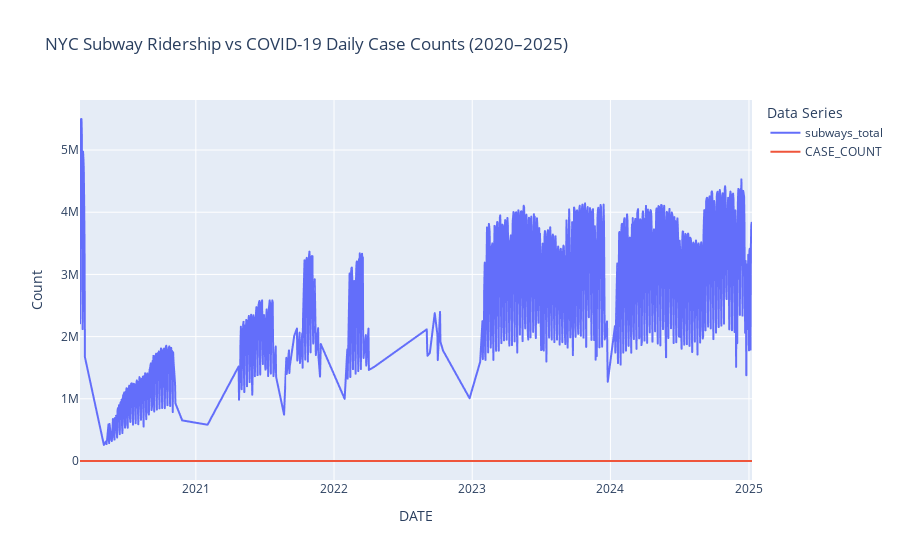

Source (notebook cell):
### Markdown cell above
## Visualizing Correlation Between Ridership and COVID Cases

First, plotting COVID cases and subway ridership on the same Y-axis.
The intention is to see whether both lines move together or in opposite directions.

But the visualization fails to show anything useful.
Why?

Because the scale of subway ridership (hundreds of thousands to millions) is far larger than the scale of COVID cases (hundreds to thousands).
As a result, the COVID line is nearly invisible.

This is an important realization: raw counts cannot be meaningfully compared on the same axis when their magnitudes differ dramatically.

So in the next step, I adjust the approach.

### Code cell
import plotly.express as px

fig = px.line(
    merged,
    x="DATE",
    y=["subways_total", "CASE_COUNT"],
    title="NYC Subway Ridership vs COVID-19 Daily Case Counts (2020–2025)",
    labels={"value": "Count", "variable": "Data Series"},
)

fig.show()

### Figure 1 — Plotly figure (JSON) as saved in the notebook; plotly's stock layout.template omitted (floating-point values rounded to 4 significant figures; data arrays with more than 128 entries replaced by an {"elided": "..."} marker saying what was removed)
{"data": [{"hovertemplate": "Data Series=subways_total<br>DATE=%{x}<br>Count=%{y}<extra></extra>", "legendgroup": "subways_total", "line": {"color": "#636efa", "dash": "solid"}, "marker": {"symbol": "circle"}, "mode": "lines", "name": "subways_total", "showlegend": true, "type": "scattergl", "x": {"elided": "1044 str values"}, "xaxis": "x", "y": {"elided": "1044 float values"}, "yaxis": "y"}, {"hovertemplate": "Data Series=CASE_COUNT<br>DATE=%{x}<br>Count=%{y}<extra></extra>", "legendgroup": "CASE_COUNT", "line": {"color": "#EF553B", "dash": "solid"}, "marker": {"symbol": "circle"}, "mode": "lines", "name": "CASE_COUNT", "showlegend": true, "type": "scattergl", "x": {"elided": "1044 str values"}, "xaxis": "x", "y": {"elided": "1044 float values"}, "yaxis": "y"}], "layout": {"legend": {"title": {"text": "Data Series"}, "tracegroupgap": 0}, "title": {"text": "NYC Subway Ridership vs COVID-19 Daily Case Counts (2020–2025)"}, "xaxis": {"anchor": "y", "domain": [0, 1], "title": {"text": "DATE"}}, "yaxis": {"anchor": "x", "domain": [0, 1], "title": {"text": "Count"}}}}
